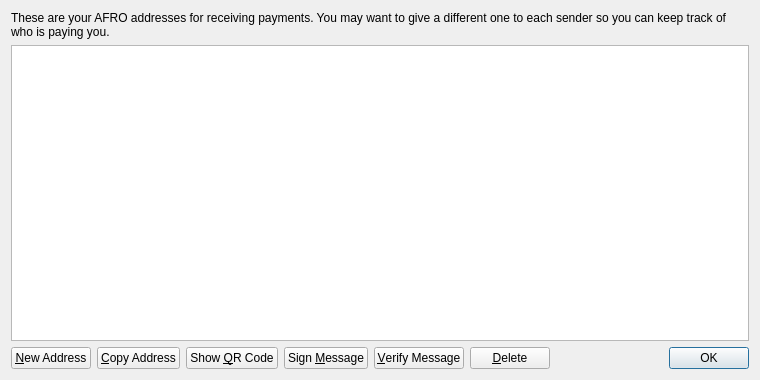
<?xml version="1.0" encoding="UTF-8"?>
<ui version="4.0">
 <class>AddressBookPage</class>
 <widget class="QWidget" name="AddressBookPage">
  <property name="geometry">
   <rect>
    <x>0</x>
    <y>0</y>
    <width>760</width>
    <height>380</height>
   </rect>
  </property>
  <property name="windowTitle">
   <string>Address Book</string>
  </property>
  <layout class="QVBoxLayout" name="verticalLayout">
   <item>
    <widget class="QLabel" name="labelExplanation">
     <property name="text">
      <string>These are your AFRO addresses for receiving payments. You may want to give a different one to each sender so you can keep track of who is paying you.</string>
     </property>
     <property name="textFormat">
      <enum>Qt::PlainText</enum>
     </property>
     <property name="wordWrap">
      <bool>true</bool>
     </property>
    </widget>
   </item>
   <item>
    <widget class="QTableView" name="tableView">
     <property name="contextMenuPolicy">
      <enum>Qt::CustomContextMenu</enum>
     </property>
     <property name="toolTip">
      <string>Double-click to edit address or label</string>
     </property>
     <property name="tabKeyNavigation">
      <bool>false</bool>
     </property>
     <property name="selectionMode">
      <enum>QAbstractItemView::SingleSelection</enum>
     </property>
     <property name="selectionBehavior">
      <enum>QAbstractItemView::SelectRows</enum>
     </property>
     <property name="sortingEnabled">
      <bool>true</bool>
     </property>
     <attribute name="verticalHeaderVisible">
      <bool>false</bool>
     </attribute>
    </widget>
   </item>
   <item>
    <layout class="QHBoxLayout" name="horizontalLayout">
     <item>
      <widget class="QPushButton" name="newAddressButton">
       <property name="toolTip">
        <string>Create a new address</string>
       </property>
       <property name="text">
        <string>&amp;New Address</string>
       </property>
      </widget>
     </item>
     <item>
      <widget class="QPushButton" name="copyToClipboard">
       <property name="toolTip">
        <string>Copy the currently selected address to the system clipboard</string>
       </property>
       <property name="text">
        <string>&amp;Copy Address</string>
       </property>
      </widget>
     </item>
     <item>
      <widget class="QPushButton" name="showQRCode">
       <property name="text">
        <string>Show &amp;QR Code</string>
       </property>
      </widget>
     </item>
     <item>
      <widget class="QPushButton" name="signMessage">
       <property name="toolTip">
        <string>Sign a message to prove you own a AFRO address</string>
       </property>
       <property name="text">
        <string>Sign &amp;Message</string>
       </property>
      </widget>
     </item>
     <item>
      <widget class="QPushButton" name="verifyMessage">
       <property name="toolTip">
        <string>Verify a message to ensure it was signed with a specified AFRO address</string>
       </property>
       <property name="text">
        <string>&amp;Verify Message</string>
       </property>
      </widget>
     </item>
     <item>
      <widget class="QPushButton" name="deleteButton">
       <property name="toolTip">
        <string>Delete the currently selected address from the list</string>
       </property>
       <property name="text">
        <string>&amp;Delete</string>
       </property>
      </widget>
     </item>
     <item>
      <spacer name="horizontalSpacer">
       <property name="orientation">
        <enum>Qt::Horizontal</enum>
       </property>
       <property name="sizeHint" stdset="0">
        <size>
         <width>40</width>
         <height>20</height>
        </size>
       </property>
      </spacer>
     </item>
     <item>
      <widget class="QDialogButtonBox" name="buttonBox">
       <property name="sizePolicy">
        <sizepolicy hsizetype="Maximum" vsizetype="Fixed">
         <horstretch>0</horstretch>
         <verstretch>0</verstretch>
        </sizepolicy>
       </property>
       <property name="standardButtons">
        <set>QDialogButtonBox::Ok</set>
       </property>
      </widget>
     </item>
    </layout>
   </item>
  </layout>
 </widget>
 <resources>
  <include location="../bitcoin.qrc"/>
 </resources>
 <connections/>
</ui>
